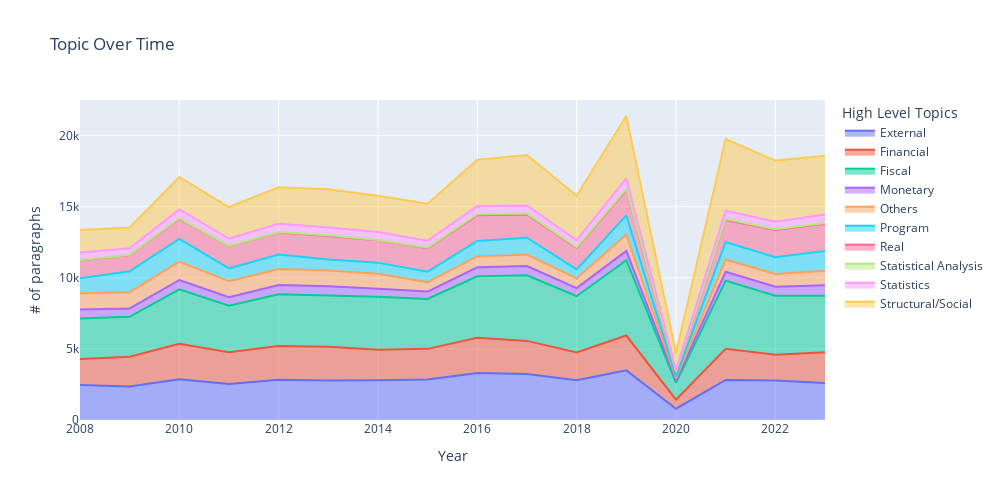

Source (notebook cell):
### Code cell
fig = px.area(collapsed_df, 
              x="Year", 
              y="File_Name", 
              color="level_0", 
              line_group="level_0",
              height=500,
              width=1000,
              title='Topic Over Time',
              )
fig.update_layout(legend=dict(
                            title=dict(
                                text='High Level Topics',
                                font=dict(size=14)  # Optional: set the font size
                            ),),
                    yaxis_title='# of paragraphs'
    
                    )

fig.show()

### Figure 1 — Plotly figure (JSON) as saved in the notebook; plotly's stock layout.template omitted (floating-point values rounded to 4 significant figures)
{"data": [{"fillpattern": {"shape": ""}, "hovertemplate": "level_0=External<br>Year=%{x}<br>File_Name=%{y}<extra></extra>", "legendgroup": "External", "line": {"color": "#636efa"}, "marker": {"symbol": "circle"}, "mode": "lines", "name": "External", "orientation": "v", "showlegend": true, "stackgroup": "1", "type": "scatter", "x": [2008, 2009, 2010, 2011, 2012, 2013, 2014, 2015, 2016, 2017, 2018, 2019, 2020, 2021, 2022, 2023], "xaxis": "x", "y": [2458, 2354, 2858, 2536, 2832, 2778, 2802, 2844, 3309, 3234, 2800, 3490, 796, 2822, 2787, 2609], "yaxis": "y"}, {"fillpattern": {"shape": ""}, "hovertemplate": "level_0=Financial<br>Year=%{x}<br>File_Name=%{y}<extra></extra>", "legendgroup": "Financial", "line": {"color": "#EF553B"}, "marker": {"symbol": "circle"}, "mode": "lines", "name": "Financial", "orientation": "v", "showlegend": true, "stackgroup": "1", "type": "scatter", "x": [2008, 2009, 2010, 2011, 2012, 2013, 2014, 2015, 2016, 2017, 2018, 2019, 2020, 2021, 2022, 2023], "xaxis": "x", "y": [1837, 2091, 2499, 2230, 2370, 2378, 2143, 2159, 2473, 2330, 1951, 2450, 631, 2189, 1803, 2154], "yaxis": "y"}, {"fillpattern": {"shape": ""}, "hovertemplate": "level_0=Fiscal<br>Year=%{x}<br>File_Name=%{y}<extra></extra>", "legendgroup": "Fiscal", "line": {"color": "#00cc96"}, "marker": {"symbol": "circle"}, "mode": "lines", "name": "Fiscal", "orientation": "v", "showlegend": true, "stackgroup": "1", "type": "scatter", "x": [2008, 2009, 2010, 2011, 2012, 2013, 2014, 2015, 2016, 2017, 2018, 2019, 2020, 2021, 2022, 2023], "xaxis": "x", "y": [2844, 2815, 3830, 3274, 3639, 3622, 3718, 3506, 4326, 4610, 3956, 5297, 1190, 4791, 4154, 3981], "yaxis": "y"}, {"fillpattern": {"shape": ""}, "hovertemplate": "level_0=Monetary<br>Year=%{x}<br>File_Name=%{y}<extra></extra>", "legendgroup": "Monetary", "line": {"color": "#ab63fa"}, "marker": {"symbol": "circle"}, "mode": "lines", "name": "Monetary", "orientation": "v", "showlegend": true, "stackgroup": "1", "type": "scatter", "x": [2008, 2009, 2010, 2011, 2012, 2013, 2014, 2015, 2016, 2017, 2018, 2019, 2020, 2021, 2022, 2023], "xaxis": "x", "y": [633, 583, 660, 597, 646, 624, 577, 522, 636, 649, 565, 661, 164, 622, 629, 740], "yaxis": "y"}, {"fillpattern": {"shape": ""}, "hovertemplate": "level_0=Others<br>Year=%{x}<br>File_Name=%{y}<extra></extra>", "legendgroup": "Others", "line": {"color": "#FFA15A"}, "marker": {"symbol": "circle"}, "mode": "lines", "name": "Others", "orientation": "v", "showlegend": true, "stackgroup": "1", "type": "scatter", "x": [2008, 2009, 2010, 2011, 2012, 2013, 2014, 2015, 2016, 2017, 2018, 2019, 2020, 2021, 2022, 2023], "xaxis": "x", "y": [1148, 1145, 1288, 1117, 1133, 1107, 1048, 663, 757, 819, 690, 1133, 155, 860, 902, 1011], "yaxis": "y"}, {"fillpattern": {"shape": ""}, "hovertemplate": "level_0=Program<br>Year=%{x}<br>File_Name=%{y}<extra></extra>", "legendgroup": "Program", "line": {"color": "#19d3f3"}, "marker": {"symbol": "circle"}, "mode": "lines", "name": "Program", "orientation": "v", "showlegend": true, "stackgroup": "1", "type": "scatter", "x": [2008, 2009, 2010, 2011, 2012, 2013, 2014, 2015, 2016, 2017, 2018, 2019, 2020, 2021, 2022, 2023], "xaxis": "x", "y": [1057, 1473, 1603, 905, 1017, 773, 780, 741, 1094, 1181, 634, 1357, 119, 1237, 1181, 1392], "yaxis": "y"}, {"fillpattern": {"shape": ""}, "hovertemplate": "level_0=Real<br>Year=%{x}<br>File_Name=%{y}<extra></extra>", "legendgroup": "Real", "line": {"color": "#FF6692"}, "marker": {"symbol": "circle"}, "mode": "lines", "name": "Real", "orientation": "v", "showlegend": true, "stackgroup": "1", "type": "scatter", "x": [2008, 2009, 2010, 2011, 2012, 2013, 2014, 2015, 2016, 2017, 2018, 2019, 2020, 2021, 2022, 2023], "xaxis": "x", "y": [1237, 1141, 1414, 1546, 1558, 1667, 1568, 1641, 1808, 1638, 1515, 1790, 325, 1548, 1905, 1919], "yaxis": "y"}, {"fillpattern": {"shape": ""}, "hovertemplate": "level_0=Statistical Analysis<br>Year=%{x}<br>File_Name=%{y}<extra></extra>", "legendgroup": "Statistical Analysis", "line": {"color": "#B6E880"}, "marker": {"symbol": "circle"}, "mode": "lines", "name": "Statistical Analysis", "orientation": "v", "showlegend": true, "stackgroup": "1", "type": "scatter", "x": [2008, 2009, 2010, 2011, 2012, 2013, 2014, 2015, 2016, 2017, 2018, 2019, 2020, 2021, 2022, 2023], "xaxis": "x", "y": [24, 17, 34, 28, 21, 38, 31, 43, 69, 57, 49, 66, 25, 66, 52, 44], "yaxis": "y"}, {"fillpattern": {"shape": ""}, "hovertemplate": "level_0=Statistics<br>Year=%{x}<br>File_Name=%{y}<extra></extra>", "legendgroup": "Statistics", "line": {"color": "#FF97FF"}, "marker": {"symbol": "circle"}, "mode": "lines", "name": "Statistics", "orientation": "v", "showlegend": true, "stackgroup": "1", "type": "scatter", "x": [2008, 2009, 2010, 2011, 2012, 2013, 2014, 2015, 2016, 2017, 2018, 2019, 2020, 2021, 2022, 2023], "xaxis": "x", "y": [536, 461, 630, 532, 579, 559, 557, 496, 578, 573, 489, 746, 108, 582, 539, 605], "yaxis": "y"}, {"fillpattern": {"shape": ""}, "hovertemplate": "level_0=Structural/Social<br>Year=%{x}<br>File_Name=%{y}<extra></extra>", "legendgroup": "Structural/Social", "line": {"color": "#FECB52"}, "marker": {"symbol": "circle"}, "mode": "lines", "name": "Structural/Social", "orientation": "v", "showlegend": true, "stackgroup": "1", "type": "scatter", "x": [2008, 2009, 2010, 2011, 2012, 2013, 2014, 2015, 2016, 2017, 2018, 2019, 2020, 2021, 2022, 2023], "xaxis": "x", "y": [1598, 1457, 2276, 2213, 2567, 2677, 2551, 2601, 3257, 3549, 3125, 4392, 1180, 5047, 4293, 4137], "yaxis": "y"}], "layout": {"height": 500, "legend": {"title": {"font": {"size": 14}, "text": "High Level Topics"}, "tracegroupgap": 0}, "title": {"text": "Topic Over Time"}, "width": 1000, "xaxis": {"anchor": "y", "domain": [0, 1], "title": {"text": "Year"}}, "yaxis": {"anchor": "x", "domain": [0, 1], "title": {"text": "# of paragraphs"}}}}
